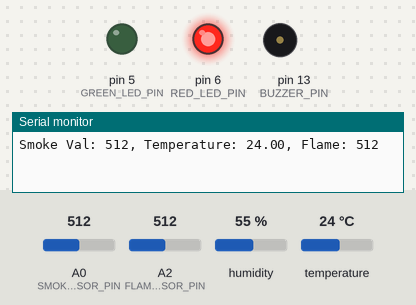
Simulated run of this sketch. Board: Arduino Uno, built with avr-gcc and run on an emulated ATmega328P. Parts: output pins drawn as LEDs (lit = HIGH), buzzer (waves = sounding), the last lines printed to the serial monitor. Inputs (shaded band) come from the test bench; at power-on: A0 (SMOKE_SENSOR_PIN) = 512, temperature 24 °C, A2 (FLAME_SENSOR_PIN) = 512, humidity 55 %. Pins used as bus, display or sensor lines are not drawn.

Above: at 1.2 s.
1.3 s: A0 (SMOKE_SENSOR_PIN) set to 105
9.1 s: A0 (SMOKE_SENSOR_PIN) set to 91
At 11.7 s:
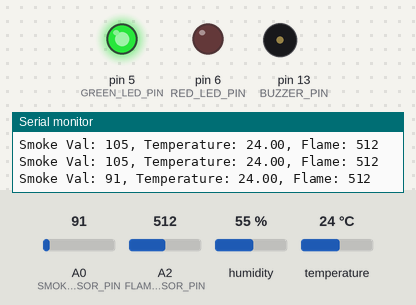
12.9 s: temperature set to 39 °C
15.2 s: temperature set to 42 °C
At 16.6 s:
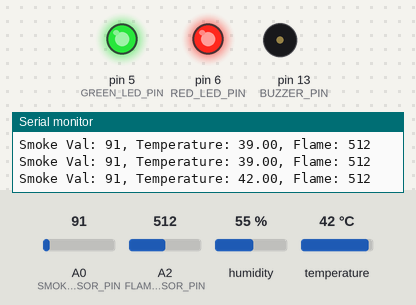
20.1 s: temperature set to 12 °C
At 24.0 s:
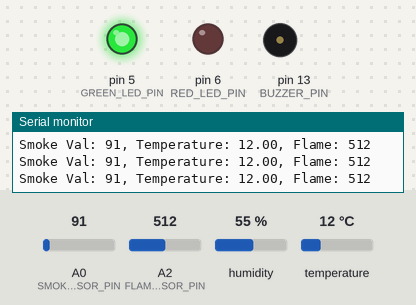
24.3 s: temperature set to 41 °C
At 33.1 s:
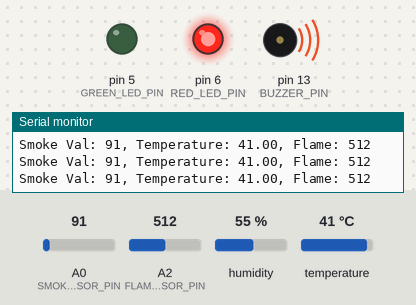
Timing chart, 0 to 32.6 s (numbered marks = the images above; inputs shaded):
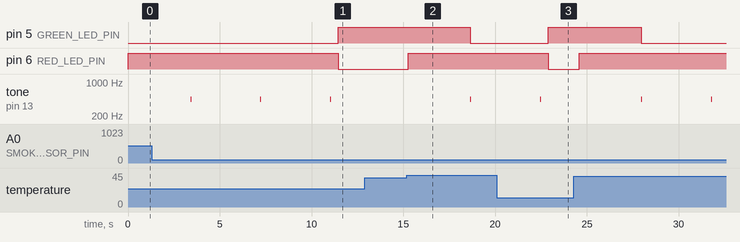

The sketch:

FireSafetySystem.ino
```cpp
#include <dht.h>
#define RED_LED_PIN 6
#define GREEN_LED_PIN 5
#define BUZZER_PIN 13
#define DHT_SENSOR_PIN 2
#define SMOKE_SENSOR_PIN A0
#define FLAME_SENSOR_PIN A2
#define SMOKE_THRESHOLD 100
#define TEMP_THRESHOLD 40
#define FLAME_THRESHOLD 300

dht DHT;
int chk_dht;

void setup() {
  pinMode(RED_LED_PIN, OUTPUT);
  pinMode(GREEN_LED_PIN, OUTPUT);
  pinMode(BUZZER_PIN, OUTPUT);

  Serial.begin(9600);

  pinMode(SMOKE_SENSOR_PIN, INPUT);
  pinMode(FLAME_SENSOR_PIN, INPUT);
}

void sirenAlarm(int buzzer) {
  for (int hz = 440; hz < 1000; hz++) {
    tone(buzzer, hz, 50);
    delay(3);
  }

  for (int hz = 1000; hz > 440; hz--) {
    tone(buzzer, hz, 50);
    delay(3);
  }
}

void loop() {
  chk_dht = DHT.read11(DHT_SENSOR_PIN);

  Serial.println("Smoke Val: " + String(analogRead(SMOKE_SENSOR_PIN)) + ", Temperature: " + String(DHT.temperature) + ", Flame: " + String(analogRead(FLAME_SENSOR_PIN)));

  if (analogRead(SMOKE_SENSOR_PIN) > SMOKE_THRESHOLD || (DHT.temperature) > TEMP_THRESHOLD || analogRead(FLAME_SENSOR_PIN) < FLAME_THRESHOLD) {
    digitalWrite(RED_LED_PIN, HIGH);
    sirenAlarm(BUZZER_PIN);
    digitalWrite(BUZZER_PIN, HIGH);
    digitalWrite(GREEN_LED_PIN, LOW);
  } else {
    digitalWrite(RED_LED_PIN, LOW);
    digitalWrite(BUZZER_PIN, LOW);
    noTone(BUZZER_PIN);
    digitalWrite(GREEN_LED_PIN, HIGH);
  }
  delay(400);
}
```

Measured:
- the behaviour switches between 101 and 100 on A0 (SMOKE_SENSOR_PIN) (found by bisection; images 0 and 1)
- the behaviour switches between 40 and 41 °C on temperature (found by bisection; images 1 and 2)
- after the input at 9.1 s, pin 5 (GREEN_LED_PIN): LOW → HIGH after 2.4 s; pin 6 (RED_LED_PIN): HIGH → LOW after 2.4 s
- after the input at 15.2 s, pin 5 (GREEN_LED_PIN): HIGH → LOW after 3.5 s; pin 6 (RED_LED_PIN): LOW → HIGH after 0.07 s; tone on pin 13 (BUZZER_PIN): silent → 441 Hz after 3.5 s, → silent 0.05 s later
- after the input at 20.1 s, pin 5 (GREEN_LED_PIN): LOW → HIGH after 2.8 s; pin 6 (RED_LED_PIN): HIGH → LOW after 2.8 s
- after the input at 24.3 s, pin 5 (GREEN_LED_PIN): HIGH → LOW after 3.7 s; pin 6 (RED_LED_PIN): LOW → HIGH after 0.29 s; tone on pin 13 (BUZZER_PIN): alternates 441 Hz for 0.05 s and silent for 3.8 s, starting after 3.7 s
- by itself, tone on pin 13 (BUZZER_PIN): alternates 441 Hz for 0.05 s and silent for 3.8 s
